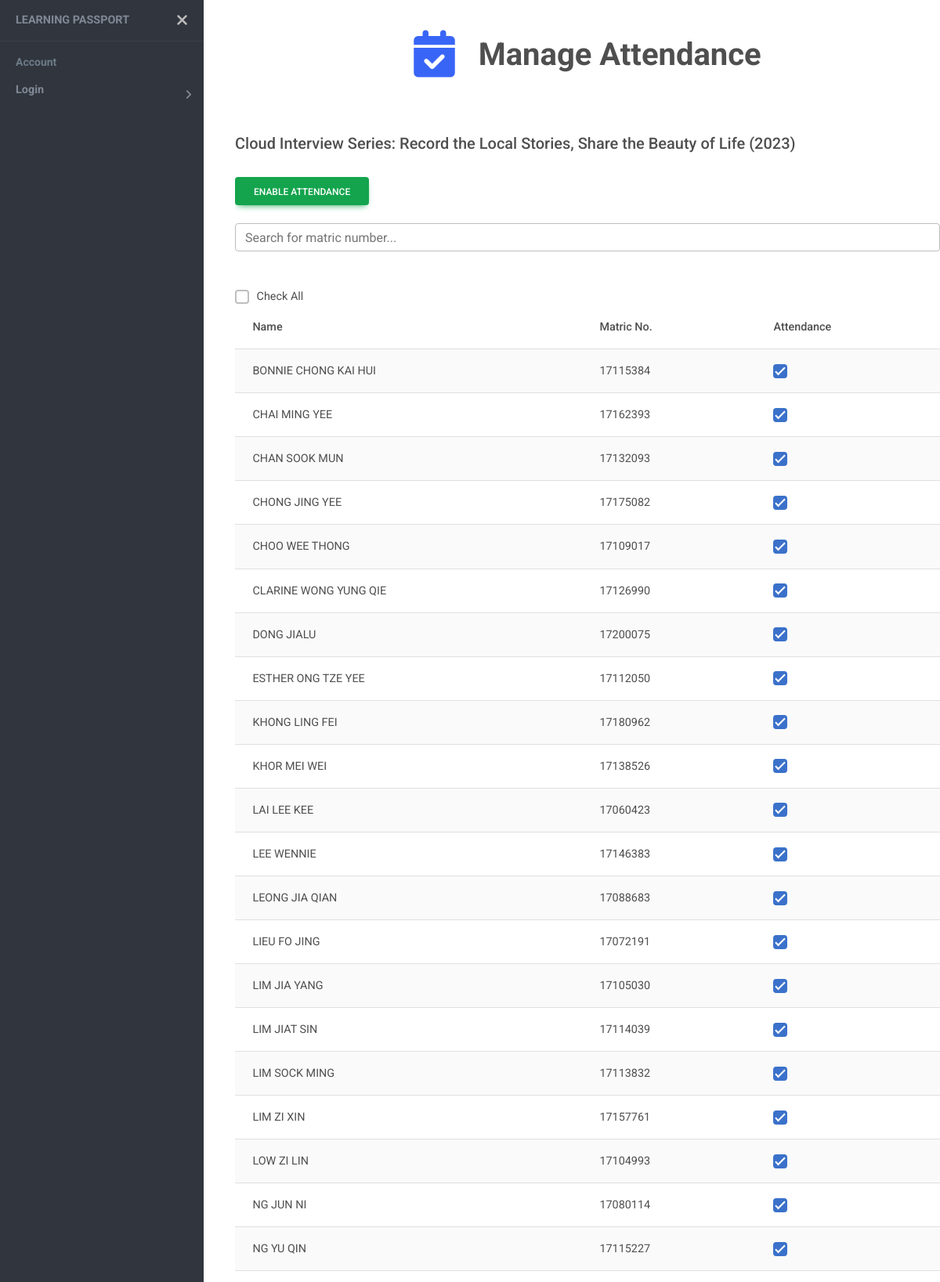
The page /event/admin-attendance/288 (upper part) on the database its author committed.
### events/models.py (models this page shows)
class Events(models.Model):
    c_name = models.CharField(max_length=50, null=True)
    e_name = models.CharField(max_length=50)
    TYPE = (
        (1, 'Seminar/Talk'),
        (2, 'Conference'),
        (3, 'Proposal Defense'),
        (4, 'Candidature Defense'),
        (5, 'Welcome Week/Month'),
        (6, 'Chinese Studies Night'),
        (7, 'Workshop'),
        (8, 'Others'),
    )
    type = models.SmallIntegerField(choices=TYPE, null=True)
    start = models.DateTimeField(null=True)
    end = models.DateTimeField(null=True)
    year = models.IntegerField()
    venue = models.CharField(max_length=100, null=True)
    desc = models.CharField(max_length=200, null=True)
    internal = models.BooleanField()
    speaker = models.CharField(max_length=50, null=True)
    attendance = models.BooleanField(null=True)
    enable_attendance = models.BooleanField(null=True)
    file = models.FileField(upload_to='event_com/', null=True)
    filename = models.CharField(max_length=100, null=True)
    file_by = models.ForeignKey(Student, on_delete=models.SET_NULL, null=True)
    status = models.BooleanField(null=True)
    poster = models.FileField(upload_to='event_poster/', null=True)

class Event_Participants(models.Model):
    event = models.ForeignKey(Events, on_delete=models.CASCADE, null=True)
    student = models.ForeignKey(Student, on_delete=models.CASCADE, null=True)
    position = models.CharField(max_length=50, null=True)
    attendance = models.BooleanField(null=True, default=0)
    registered = models.BooleanField(null=True)
    file = models.FileField(upload_to='event_external/', null=True)
    filename = models.CharField(max_length=100, null=True)
    status = models.BooleanField(null=True)

### users/models.py (models this page shows)
class Student(models.Model):
    user = models.OneToOneField(User, on_delete=models.CASCADE, null=True)
    matric_no = models.CharField(max_length=10)
    Program = (
        (1, "Bachelor of Arts Chinese Studies"),
        (2, "Master of Chinese Studies (Coursework)"),
        (3, "Master of Arts (Research)"),
        (4, "Doctor of Philosophy (Ph.D)"),
    )
    program = models.SmallIntegerField(choices=Program)
    lecturer = models.ForeignKey(Lecturer, on_delete=models.PROTECT)
    enrol_sem = models.ForeignKey(Semester, on_delete=models.SET_NULL, null=True, related_name="enrol_sem")
    grad_sem = models.ForeignKey(Semester, on_delete=models.SET_NULL, null=True, related_name="grad_sem")
    rm_date = models.DateTimeField(null=True)
    pd_date = models.DateTimeField(null=True)
    cd_date = models.DateTimeField(null=True)
    viva_date = models.DateTimeField(null=True)
    rm_status = models.BooleanField(default=False)
    pd_status = models.BooleanField(default=False)
    cd_status = models.BooleanField(default=False)
    viva_status = models.BooleanField(default=False)

class User(AbstractUser):
    objects = UserManager()
    email = models.EmailField('email adress', unique=True)
    USERNAME_FIELD = 'email'
    REQUIRED_FIELDS = []
    first_name = None
    last_name = None
    username = None
    full_name = models.CharField(max_length=50, null=True)
    name_chi = models.CharField(max_length=50, null=True)
    password = models.CharField(max_length=128)
    last_login = models.DateTimeField(auto_now=True)
    ROLES = (
        ("SUPER ADMIN", "SUPER ADMIN"),
        ("ADMIN", "ADMIN"),
        ("HEAD OF DEPARTMENT", "HEAD OF DEPARTMENT"),
        ("LECTURER", "LECTURER"),
        ("STUDENT", "STUDENT"),
    )
    role = models.CharField(max_length=20, choices=ROLES, default="STUDENT")
    is_active = models.BooleanField(default=True)
    contact = models.CharField(max_length=20, null=True)
    address = models.CharField(max_length=100, null=True)
    date_inactive = models.DateField(null=True)

### events/views.py (the view, shortened to what this page needs)
# urls.py: path('event/admin-attendance/<int:event_id>', views.adminAttendaceView, name="admin-attendance"),
def adminAttendaceView (request, event_id):
    event = Events.objects.get(id=event_id)
    par_id = list()
    participants = Event_Participants.objects.filter(event_id=event_id, attendance=1)
    for par in participants:
        par_id.append(par.student_id)
    students = Student.objects.filter(user__is_active=True).exclude(id__in=par_id)
    context = {
        "event": event,
        "participants": participants,
        "students": students,
        "page_name": "Manage Attendance",
        "icon": "fa-solid fa-calendar-check fa-xl"
    }
    return render (request, "admin_attendance.html", context)

### templates/admin_attendance.html (shortened to what this page needs)
{% extends "sidebar.html" %}
{% block content %}
{% load static %}
<head>
</head>
<br>
<h5>{{event.e_name}} {% if event.start %} ({{event.start.year}}) {% endif %} </h5>
<br>
<form method="POST">
  {% if not event.enable_attendance %}
  <button type="submit" name="enable" class="btn btn-success" value="{{event.id}}" onclick="return confirm('Confirm to enable attendance for {{event.e_name}}?')">Enable Attendance</button>
  {% else %}
  <button type="disable" name="disable" class="btn btn-danger" value="{{event.id}}" onclick="return confirm('Confirm to disable attendance for {{event.e_name}}?')">Disable Attendance</button>
  {% endif %}
</form>
<br>
<input id="search" type="text" class="form-control" placeholder="Search for matric number..." onkeyup="searchFunction()">
<br><br>
{% if participants or students %}
<form method="POST">
    <table id="attendance_table" class= "table table-striped table-responsive">
        <thead>
            <tr>
                <div class="checkbox select-all">
                    <input id="check-all" class="form-check-input" type="checkbox" id="cc" onclick="javascript:checkAll(this)"/>
                    <label for="check-all">Check All</label>
                  </div>
                <th>Name</th>
                <th>Matric No. </th>
                <th>Attendance</th>
            </tr>
        </thead>
        <tbody>
            {% for participant in participants %}
                <tr>
                    <td>{{ participant.student.user.full_name }}</td>
                    <td>{{ participant.student.matric_no }}</td>
                    <div class="checkbox rows">
                    <td><input class="form-check-input" type="checkbox" name="{{ participant.student.id }}" {% if participant.attendance %}checked{% endif %}></td>
                    </div>
                </tr>
            {% endfor %}
        </tbody>
    </table>
</form>
{% else %}
<center><sub>No student.</sub></center>
{% endif %}
{% endblock %}

### static/css/sidebar.css (style rules this page uses)
body { font-size: 0.9rem; }

### rows shown on the page
Events: e_name "Cloud Interview Series: Record the Local Stories, Share the Beauty of Life", start.year "2023"
Event_Participants: student.user.full_name "BONNIE CHONG KAI HUI", student.matric_no "17115384", attendance "☑"
Event_Participants: student.user.full_name "CHAI MING YEE", student.matric_no "17162393", attendance "☑"
Event_Participants: student.user.full_name "CHAN SOOK MUN", student.matric_no "17132093", attendance "☑"
Event_Participants: student.user.full_name "CHONG JING YEE", student.matric_no "17175082", attendance "☑"
Event_Participants: student.user.full_name "CHOO WEE THONG", student.matric_no "17109017", attendance "☑"
Event_Participants: student.user.full_name "CLARINE WONG YUNG QIE", student.matric_no "17126990", attendance "☑"
Event_Participants: student.user.full_name "DONG JIALU", student.matric_no "17200075", attendance "☑"
Event_Participants: student.user.full_name "ESTHER ONG TZE YEE", student.matric_no "17112050", attendance "☑"
Event_Participants: student.user.full_name "KHONG LING FEI", student.matric_no "17180962", attendance "☑"
Event_Participants: student.user.full_name "KHOR MEI WEI", student.matric_no "17138526", attendance "☑"
Event_Participants: student.user.full_name "LAI LEE KEE", student.matric_no "17060423", attendance "☑"
Event_Participants: student.user.full_name "LEE WENNIE", student.matric_no "17146383", attendance "☑"
Event_Participants: student.user.full_name "LEONG JIA QIAN", student.matric_no "17088683", attendance "☑"
Event_Participants: student.user.full_name "LIEU FO JING", student.matric_no "17072191", attendance "☑"
Event_Participants: student.user.full_name "LIM JIA YANG", student.matric_no "17105030", attendance "☑"
Event_Participants: student.user.full_name "LIM JIAT SIN", student.matric_no "17114039", attendance "☑"
Event_Participants: student.user.full_name "LIM SOCK MING", student.matric_no "17113832", attendance "☑"
Event_Participants: student.user.full_name "LIM ZI XIN", student.matric_no "17157761", attendance "☑"
Event_Participants: student.user.full_name "LOW ZI LIN", student.matric_no "17104993", attendance "☑"
Event_Participants: student.user.full_name "NG JUN NI", student.matric_no "17080114", attendance "☑"
Event_Participants: student.user.full_name "NG YU QIN", student.matric_no "17115227", attendance "☑"

### other values the page prints
{{ page_name }} "Manage Attendance"
